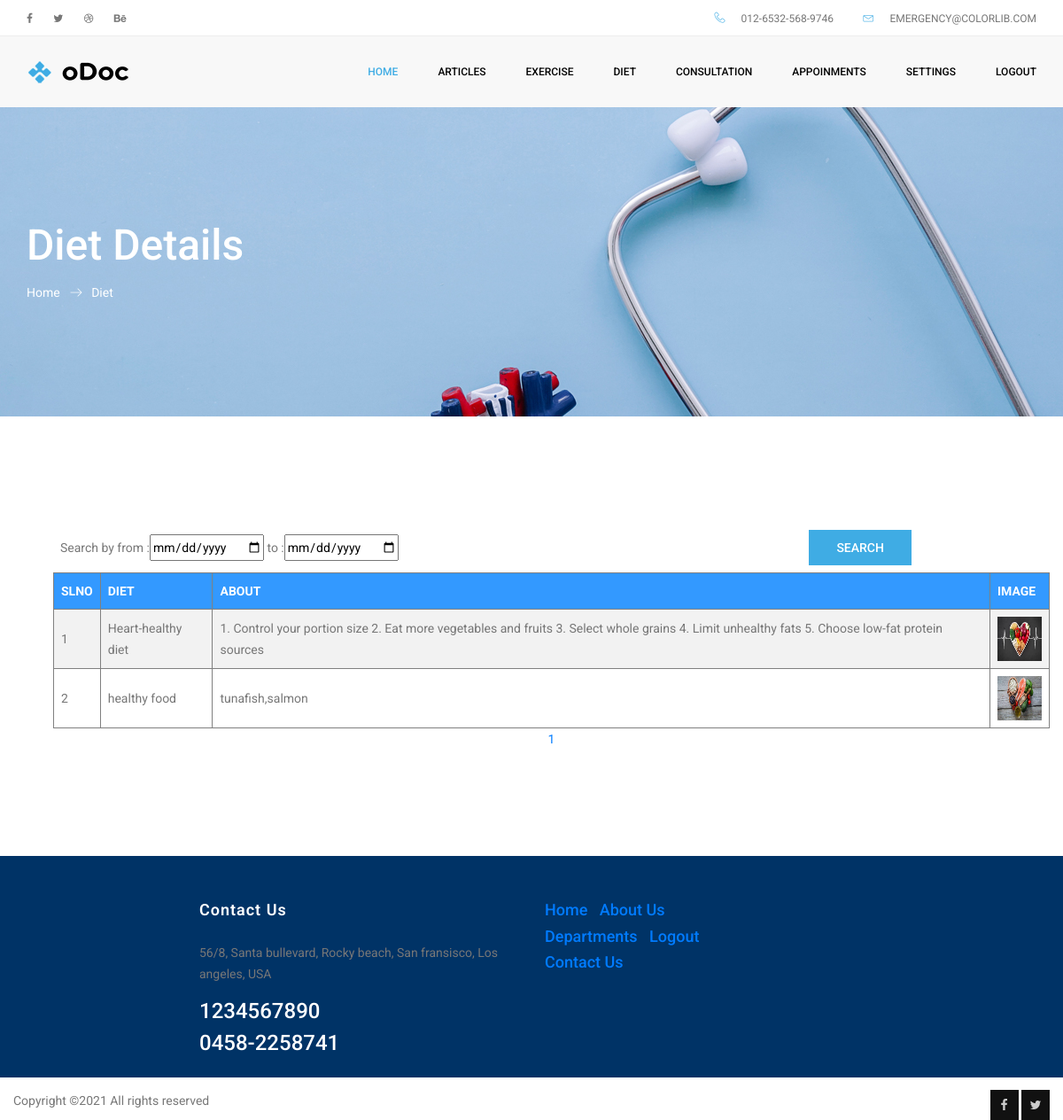
/doctor/view_diet.php, run on the app's committed database.
### tables this page shows
CREATE TABLE `diet` (
  `id` int(11) NOT NULL,
  `did` int(11) NOT NULL,
  `date` date NOT NULL,
  `about` varchar(50) NOT NULL,
  `description` varchar(300) NOT NULL,
  `image` varchar(500) NOT NULL
);

### doctor/view_diet.php (the view, shortened to what this page needs)
<!doctype html>
<html lang="en">
<head>
    <link rel="stylesheet" href="../css/bootstrap.css">
    <link rel="stylesheet" href="../vendors/linericon/style.css">
    <link rel="stylesheet" href="../css/font-awesome.min.css">
    <link rel="stylesheet" href="../vendors/owl-carousel/owl.carousel.min.css">
    <link rel="stylesheet" href="../vendors/lightbox/simpleLightbox.css">
    <link rel="stylesheet" href="../vendors/nice-select/css/nice-select.css">
    <link rel="stylesheet" href="../vendors/animate-css/animate.css">
    <link rel="stylesheet" href="../css/style.css">
    <link rel="stylesheet" href="../css/table.css">
    <link rel="stylesheet" href="../css/responsive.css">
</head>
<body>
	<header class="header_area">
		<div class="top_menu row m0">
			<div class="container">
				<div class="float-left">
					<ul class="left_side">
						<li>
							<a href="login.html">
								<i class="fa fa-facebook-f"></i>
							</a>
						</li>
						<li>
							<a href="login.html">
								<i class="fa fa-twitter"></i>
							</a>
						</li>
						<li>
							<a href="login.html">
								<i class="fa fa-dribbble"></i>
							</a>
						</li>
						<li>
							<a href="login.html">
								<i class="fa fa-behance"></i>
							</a>
						</li>
					</ul>
				</div>
				<div class="float-right">
					<ul class="right_side">
						<li>
							<a href="login.html">
								<i class="lnr lnr-phone-handset"></i>
								012-6532-568-9746
							</a>
						</li>
						<li>
							<a href="#">
								<i class="lnr lnr-envelope"></i>
								emergency@colorlib.com
							</a>
						</li>
					</ul>
				</div>
			</div>
		</div>
		<div class="main_menu">
			<nav class="navbar navbar-expand-lg navbar-light">
				<div class="container">
					<a class="navbar-brand logo_h" href="index.html">
						<img src="../img/logo1.png" alt="">
					</a>
				<div class="collapse navbar-collapse offset" id="navbarSupportedContent">
						<div class="row ml-0 w-100">
							<div class="col-lg-12 pr-0">
								<ul class="nav navbar-nav center_nav pull-right">
									<li class="nav-item active" >
										<a class="nav-link" href="doctor_home.php">Home</a>
									</li>
                                    <li class="nav-item submenu dropdown">
										<a href="#" class="nav-link dropdown-toggle" data-toggle="dropdown" role="button" aria-haspopup="true" aria-expanded="false">ARTICLES</a>
									</li>
                                    <li class="nav-item submenu dropdown">
										<a href="#" class="nav-link dropdown-toggle" data-toggle="dropdown" role="button" aria-haspopup="true" aria-expanded="false">Exercise</a>
									</li>
                                    <li class="nav-item submenu dropdown">
										<a href="#" class="nav-link dropdown-toggle" data-toggle="dropdown" role="button" aria-haspopup="true" aria-expanded="false">diet</a>
									</li>
									 <li class="nav-item " >
										<a class="nav-link" href="view_symptom.php">Consultation</a>
									</li>
                                    <li class="nav-item " >
										<a class="nav-link" href="view_token_list.php">Appoinments</a>
									</li>
                                    <li class="nav-item submenu dropdown">
										<a href="#" class="nav-link dropdown-toggle" data-toggle="dropdown" role="button" aria-haspopup="true" aria-expanded="false">Settings</a>
									</li>
									<li class="nav-item ">
										<a class="nav-link" href="../logout.php">logout</a>
									</li>
								</ul>
							</div>
						</div>
					</div>
				</div>
			</nav>
		</div>
	</header>
    <section class="banner_area">
        <div class="banner_inner d-flex align-items-center">
            <div class="container">
                <div class="banner_content text-left">
                    <h2>Diet Details</h2>
                    <div class="page_link">
                        <a href="doctor_home.php">Home</a>
                        <a href="view_diet.php">Diet</a>
                    </div>
                </div>
            </div>
        </div>
    </section>
    <section class="contact_area p_120">
        <div class="container">
          <div class="row" style="margin-left:30px">
            <form method="post">
<table align="center">
<tr><td>Search by from :<input type="date" name="fd" /> to :<input type="date" name="td" /></td><td><input type="submit" name="search" value="SEARCH" class="btn submit_btn"/></td></tr></table>
<table align="center" border="1">
<?php
$con=mysqli_connect("localhost","root","","find_my_doctor");
$uid=$_SESSION['uid'];
if(isset($_GET['page']))
{
	$page=$_GET['page'];
}
else
{
$page=1;
}
$num_per_page=5;
$start_from=($page-1)*$num_per_page;
if(isset($_POST['search']))
{
	$fd=$_POST['fd'];
	$td=$_POST['td'];
	if($fd!="" && $td!="")
	{
		$sql="select * from diet where did!='$uid' and date between '$fd' and '$td'  limit $start_from,$num_per_page";
		$exe=mysqli_query($con,$sql);
		$sql1="SELECT * FROM `diet` WHERE did!='$uid' and date between '$fd' and '$td'";
		$exe1=mysqli_query($con,$sql1);
	}
	else
	{
		$sql="select * from diet where did!='$uid' limit $start_from,$num_per_page";
		$exe=mysqli_query($con,$sql);
		$sql1="SELECT * FROM `diet`";
		$exe1=mysqli_query($con,$sql1);
	}
}
else
{
	$sql="select * from diet where did!='$uid' limit $start_from,$num_per_page";
		$exe=mysqli_query($con,$sql);
		$sql1="SELECT * FROM `diet`";
		$exe1=mysqli_query($con,$sql1);
}
$total_records=mysqli_num_rows($exe1);
$total_pages=ceil($total_records/$num_per_page);
$i=1;
if(mysqli_num_rows($exe)>0)
{?>
<tr>
<th>SLNO</th>
<th>DIET</th>
<th>ABOUT</th>
<th>IMAGE</th>
</tr>
<?php
while($fetch=mysqli_fetch_array($exe))
{
?><td><?php echo $i;?></td>
<td><?php echo $fetch['about'];?></td>
<td><?php echo $fetch['description'];?></td>
<td><img src="../image/<?php echo $fetch['image'];?>" height="50px" width="50px" /></td>
<?php
$i=$i+1;
}
}
else
{?>
<font color="#FF0000" size="+3" face="Times New Roman, Times, serif"><?php echo "NO DIET DETAILS FOUND";?></font>
 <?php
}
?>
</table>
<center>
<?php
for($i=1;$i<=$total_pages;$i++)
{
	?>
    <a href="view_diet.php?page=<?php echo $i;?>"><?php echo $i;?></a>
    <?php
}
?>
?></center></form>
        </div>
    </section>
     <footer class="footer-area section_gap">
		<div class="container" style="height:150px">
			<div class="row">
				<div class="col-lg-2  col-md-6">
				</div>
				<div class="col-lg-4  col-md-6">
					<div class="single-footer-widget mail-chimp">
						<h6 class="mb-20">Contact Us</h6>
						<p>
							56/8, Santa bullevard, Rocky beach, San fransisco, Los angeles, USA
						</p>
						<h3>1234567890</h3>
						<h3>0458-2258741</h3>
					</div>
				</div>
				<div class="col-lg-6  col-md-12">
					<div class="single-footer-widget newsletter">
						<h4><a href="../index.php">Home</a>&nbsp;&nbsp;&nbsp;<a href="../about.php">About Us</a></h4>
                        <h4><a href="../department.php">Departments</a>&nbsp;&nbsp;&nbsp;<a href="../logout.php">Logout</a></h4>
                        <h4><a href="../contact.php">Contact Us</a></h4>
					</div>
				</div>
			</div>
			<div class="row footer-bottom d-flex justify-content-between" style="margin-top:-50px">
				<p class=" footer-text m-0">
Copyright &copy;<script>document.write(new Date().getFullYear());</script> All rights reserved
				</p>
				<div class=" footer-social" style="margin-left:100px">
					<a href="#">
						<i class="fa fa-facebook"></i>
					</a>
					<a href="#">
						<i class="fa fa-twitter"></i>
					</a>
				</div>
			</div>
		</div>
	</footer>
</body>
</html>

### css/table.css (style rules this page uses)
table { border-collapse: collapse; width: 100%; }
th, td { text-align: left; padding: 8px; }
th { background-color:#3399FF; color: white; }

### data on the page
diet: about "Heart-healthy diet", description "1. Control your portion size 2. Eat more vegetables and fruits 3. Select whole grains 4. Limit unhealthy fats 5. Choose low-fat protein sources", image (picture)
diet: about "healthy food", description "tunafish,salmon", image (picture)
